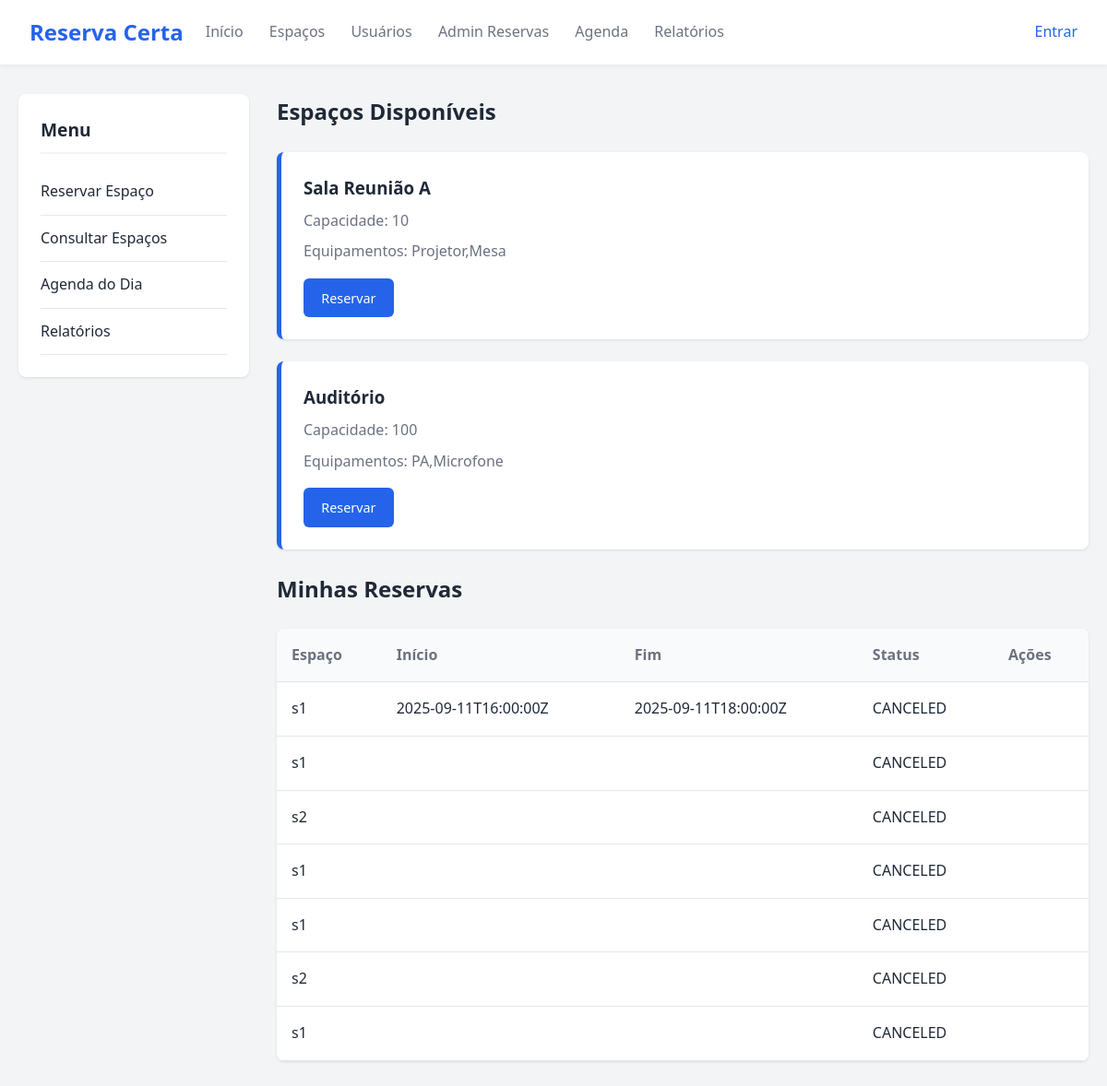
The page / on the database its author committed.
### tables this page shows
CREATE TABLE spaces (
    id TEXT PRIMARY KEY,
    name TEXT NOT NULL,
    capacity INTEGER NOT NULL,
    equipments TEXT,
    price_per_hour REAL NOT NULL DEFAULT 0.0,
    description TEXT
);

CREATE TABLE reservations (
    id TEXT PRIMARY KEY,
    user_id TEXT NOT NULL,
    space_id TEXT NOT NULL,
    start TEXT NOT NULL,
    end TEXT NOT NULL,
    status TEXT NOT NULL,
    notes TEXT,
    created_at TEXT NOT NULL,
    FOREIGN KEY(user_id) REFERENCES users(id) ON DELETE CASCADE,
    FOREIGN KEY(space_id) REFERENCES spaces(id) ON DELETE CASCADE
);

### app.py (the view)
@app.route('/')
def index():
    spaces = space_repo.list_all()
    for s in spaces:
        s['equipments_list'] = s['equipments'].split(',') if s.get('equipments') else []
    uid = session.get('user_id', 'u1')
    user = user_repo.get(uid)
    my_reservations = reservation_repo.list_by_user(uid)
    return render_template('index.html', spaces=spaces, my_reservations=my_reservations, user=user)

### persistence/connection_factory.py (called while the page is built)
def get_connection():
    conn = sqlite3.connect(str(DB_PATH), detect_types=sqlite3.PARSE_DECLTYPES|sqlite3.PARSE_COLNAMES)
    conn.row_factory = sqlite3.Row
    conn.execute('PRAGMA foreign_keys = ON;')
    return conn

### persistence/reservation_repository.py (called while the page is built)
    def list_by_user(self, user_id: str) -> List[dict]:
        with get_connection() as conn:
            cur = conn.execute('SELECT * FROM reservations WHERE user_id=?', (user_id,))
            return [dict(r) for r in cur.fetchall()]

### persistence/space_repository.py (called while the page is built)
    def list_all(self) -> List[dict]:
        with get_connection() as conn:
            cur = conn.execute('SELECT * FROM spaces')
            return [dict(r) for r in cur.fetchall()]

### persistence/user_repository.py (called while the page is built)
    def get(self, id: str) -> Optional[dict]:
        with get_connection() as conn:
            cur = conn.execute('SELECT * FROM users WHERE id=?', (id,))
            row = cur.fetchone()
            return dict(row) if row else None

### templates/index.html (shortened to what this page needs)
{% extends 'base.html' %}
{% block content %}
  <div class="container">
    <aside class="sidebar">
      <h2>Menu</h2>
      <a href="/">Reservar Espaço</a>
      <a href="{{ url_for('spaces_list') }}">Consultar Espaços</a>
      <a href="{{ url_for('daily_agenda') }}">Agenda do Dia</a>
      <a href="{{ url_for('reports') }}">Relatórios</a>
    </aside>
    <main class="content">
      <h2>Espaços Disponíveis</h2>
      {% for s in spaces %}
      <div class="card">
        <h3>{{ s.name }}</h3>
        <p>Capacidade: {{ s.capacity }}</p>
        <p>Equipamentos: {{ s.equipments }}</p>
        <a class="btn" href="{{ url_for('reservar', space_id=s.id) }}">Reservar</a>
      </div>
      {% endfor %}
      <h2>Minhas Reservas</h2>
      <table>
        <tr><th>Espaço</th><th>Início</th><th>Fim</th><th>Status</th><th>Ações</th></tr>
        {% for r in my_reservations %}
        <tr>
          <td>{{ r.space_id }}</td>
          <td>{{ r.start }}</td>
          <td>{{ r.end }}</td>
          <td>{{ r.status }}</td>
          <td>
          </td>
        </tr>
        {% endfor %}
      </table>
    </main>
  </div>
{% endblock %}

### templates/base.html (shortened to what this page needs)
<!doctype html>
<html lang="pt-br">
  <head>
    <link rel="stylesheet" href="{{ url_for('static', filename='css/style.css') }}">
  </head>
  <body>
    <header>
      <h1>Reserva Certa</h1>
      <nav>
        <a href="{{ url_for('index') }}">Início</a>
        <a href="{{ url_for('spaces_list') }}">Espaços</a>
        <a href="{{ url_for('users_list') }}">Usuários</a>
        <a href="{{ url_for('admin_reservations') }}">Admin Reservas</a>
        <a href="{{ url_for('daily_agenda') }}">Agenda</a>
        <a href="{{ url_for('reports') }}">Relatórios</a>
      </nav>
      <div class="user-links" style="margin-left:auto">
        {% if session.user_id %}
          {% set cu = None %}
          {% if session.user_id %}
            {% set cu = (session.user_id and (session.user_id)) %}
          {% endif %}
          <span style="margin-right:12px">Usuário: {{ session.user_id }}</span>
          <a href="{{ url_for('logout') }}">Sair</a>
        {% else %}
          <a href="{{ url_for('login') }}">Entrar</a>
        {% endif %}
      </div>
    </header>
    <main>
      {% block content %}{% endblock %}
    </main>
  </body>
</html>

### static/css/style.css (style rules this page uses)
:root { --primary-color: #2563eb; --primary-hover: #1d4ed8; --bg-color: #f3f4f6; --card-bg: #ffffff; --text-color: #1f2937; --text-muted: #6b7280; --border-color: #e5e7eb; --danger-color: #ef4444; }
* { box-sizing: border-box; margin: 0; padding: 0; }
body { font-family: 'Segoe UI', Tahoma, Geneva, Verdana, sans-serif; background-color: var(--bg-color); color: var(--text-color); line-height: 1.6; }
a { text-decoration: none; color: var(--primary-color); }
header { background-color: var(--card-bg); box-shadow: 0 2px 4px rgba(0,0,0,0.05); padding: 1rem 2rem; display: flex; justify-content: space-between; align-items: center; margin-bottom: 2rem; }
header h1 { font-size: 1.5rem; color: var(--primary-color); }
header nav a { margin-left: 1.5rem; color: var(--text-muted); font-weight: 500; transition: color 0.3s; }
.container { max-width: 1200px; margin: 0 auto; padding: 0 20px; display: flex; gap: 30px; flex-wrap: wrap; }
.sidebar { flex: 0 0 250px; background: var(--card-bg); padding: 1.5rem; border-radius: 8px; box-shadow: 0 1px 3px rgba(0,0,0,0.1); height: fit-content; }
.sidebar h2 { font-size: 1.2rem; margin-bottom: 1rem; border-bottom: 2px solid var(--bg-color); padding-bottom: 0.5rem; }
.sidebar a { display: block; padding: 0.75rem 0; color: var(--text-color); border-bottom: 1px solid var(--border-color); }
.content { flex: 1; min-width: 0; }
h2 { margin-bottom: 1.5rem; color: var(--text-color); }
.card { background: var(--card-bg); padding: 1.5rem; border-radius: 8px; box-shadow: 0 1px 3px rgba(0,0,0,0.1); margin-bottom: 1.5rem; border-left: 5px solid var(--primary-color); }
.card h3 { margin-bottom: 0.5rem; }
.card p { color: var(--text-muted); margin-bottom: 0.5rem; }
.btn { display: inline-block; background-color: var(--primary-color); color: white; padding: 0.6rem 1.2rem; border-radius: 6px; border: none; cursor: pointer; font-size: 0.9rem; transition: background-color 0.3s; margin-top: 0.5rem; }
table { width: 100%; border-collapse: collapse; background: var(--card-bg); border-radius: 8px; overflow: hidden; box-shadow: 0 1px 3px rgba(0,0,0,0.1); margin-bottom: 2rem; }
th, td { padding: 1rem; text-align: left; border-bottom: 1px solid var(--border-color); }
th { background-color: #f9fafb; font-weight: 600; color: var(--text-muted); }

### rows shown on the page
spaces: name "Sala Reunião A", capacity "10", equipments "Projetor,Mesa"
spaces: name "Auditório", capacity "100", equipments "PA,Microfone"
reservations: space_id "s1", start "2025-09-11T16:00:00Z", end "2025-09-11T18:00:00Z", status "CANCELED"
reservations: space_id "s1", status "CANCELED"
reservations: space_id "s2", status "CANCELED"
reservations: space_id "s1", status "CANCELED"
reservations: space_id "s1", status "CANCELED"
reservations: space_id "s2", status "CANCELED"
reservations: space_id "s1", status "CANCELED"
